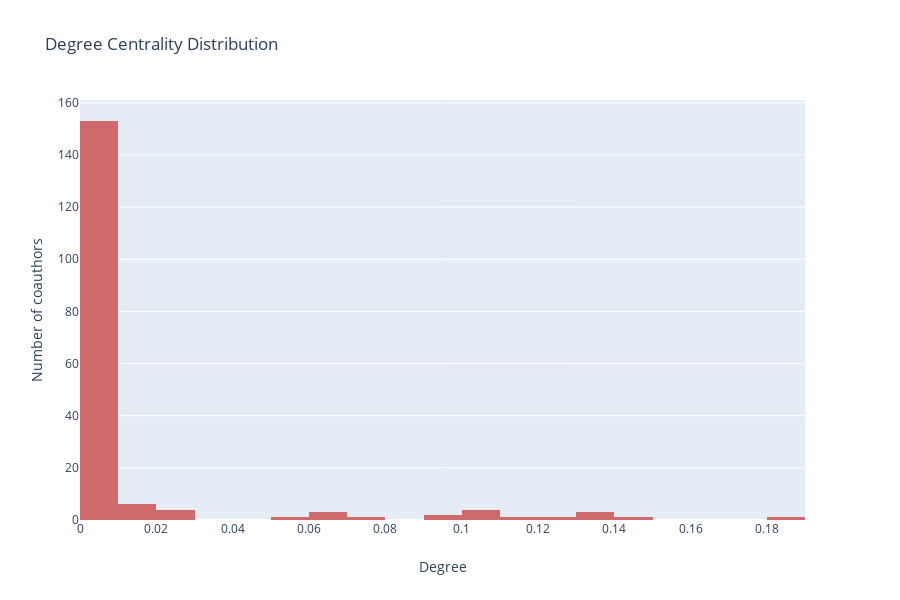

Source (notebook cell):
### Code cell
#create dataframe
import pandas as pd
y=list(centrality.values())
x=list(centrality.keys())
data = {'keys':x,'values':y}
df1 = pd.DataFrame.from_dict(data)

import plotly
plotly.offline.init_notebook_mode(connected=True)
import plotly.graph_objs as go
import plotly.express as px
fig = px.histogram(df1,
        x = "values",
        title = 'Degree Centrality Distribution', 
        #xaxis_title_text='Value',
        labels={'Number of coauthors':'centrality distribution'},
        color_discrete_sequence=['indianred'],
        opacity=0.9
        #log_y=True,
        )
fig.update_layout(
    xaxis_title_text='Degree', # xaxis label
    yaxis_title_text='Number of coauthors', # yaxis label
    #bargap=0.2, # gap between bars of adjacent location coordinates
    #bargroupgap=0.1 # gap between bars of the same location coordinates
)
#layout = go.Layout(title=go.layout.Title(text='Degree Centrality Distribution'),xaxis=go.layout.XAxis(title=go.layout.xaxis.Title(text='Number of Coauthors')),yaxis=go.layout.YAxis(title=go.layout.yaxis.Title(text='Degree Centrality')))
#fig = go.Figure(data=data,layout=layout)
fig.show()

### Figure 1 — Plotly figure (JSON) as saved in the notebook; plotly's stock layout.template omitted (floating-point values rounded to 4 significant figures; data arrays with more than 128 entries replaced by an {"elided": "..."} marker saying what was removed)
{"data": [{"alignmentgroup": "True", "bingroup": "x", "hoverlabel": {"namelength": 0}, "hovertemplate": "values=%{x}<br>count=%{y}", "legendgroup": "", "marker": {"color": "indianred", "opacity": 0.9}, "name": "", "offsetgroup": "", "orientation": "v", "showlegend": false, "type": "histogram", "x": {"elided": "181 float values"}, "xaxis": "x", "yaxis": "y"}], "layout": {"barmode": "relative", "height": 600, "legend": {"tracegroupgap": 0}, "title": {"text": "Degree Centrality Distribution"}, "xaxis": {"anchor": "y", "domain": [0, 0.98], "title": {"text": "Degree"}}, "yaxis": {"anchor": "x", "domain": [0, 1], "title": {"text": "Number of coauthors"}}}}
